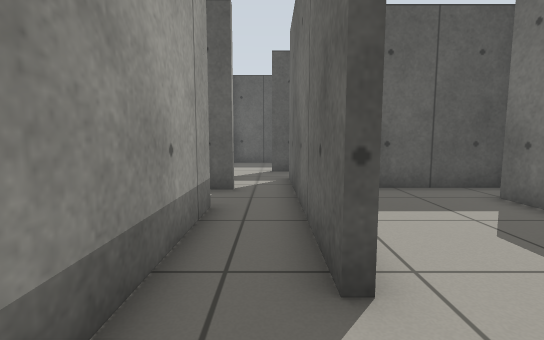
view 1 (above)

16 first-person views from a walk through a world built for the Gazebo simulator. The camera is 0.7 m above the floor, tilts 6° down and sees 85° across. The floor is counted in squares, 0.5 m on a side. Each view is taken from the middle of a square. On the plan, view 1 faces up. The plan holds only what a view shows up to about 14 squares ahead; the rest is blank.

view 2
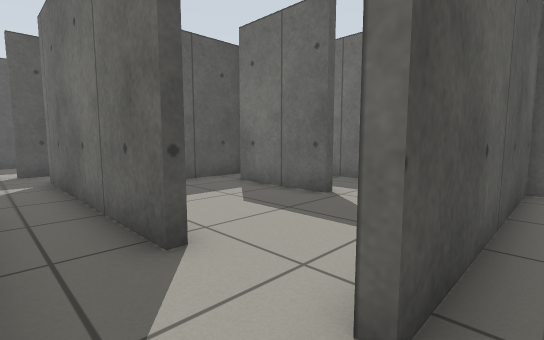

view 3
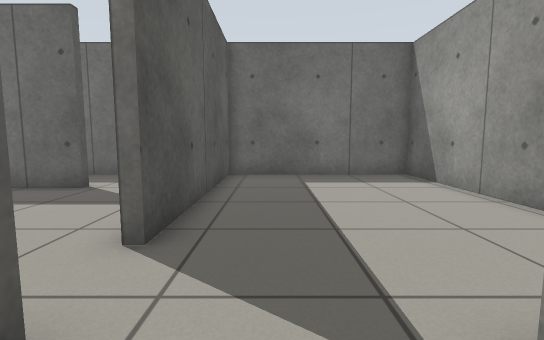

view 4
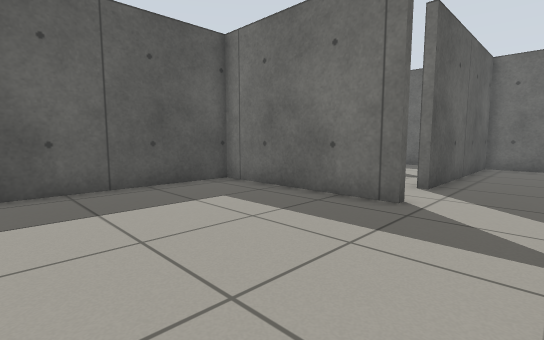

view 5
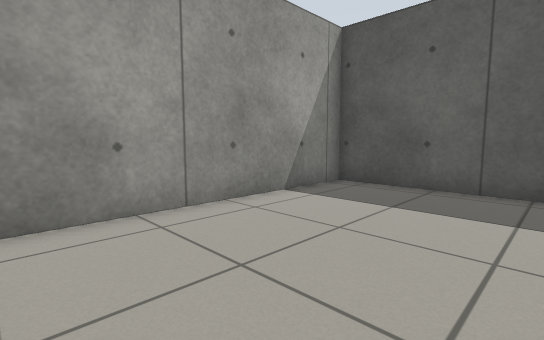

view 6
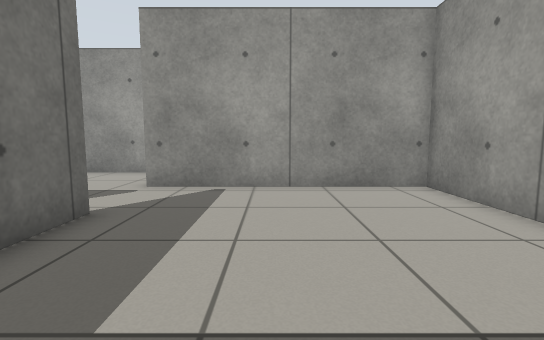

view 7
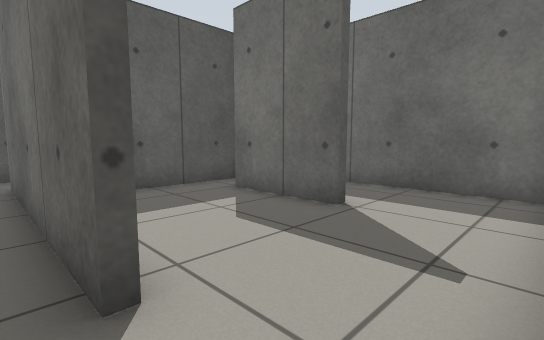

view 8
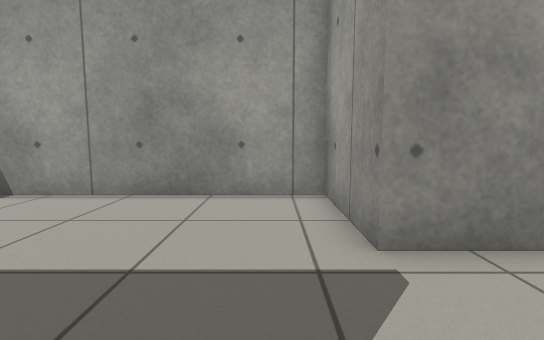

view 9
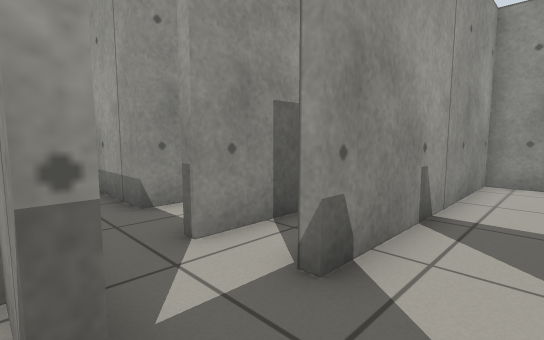

view 10
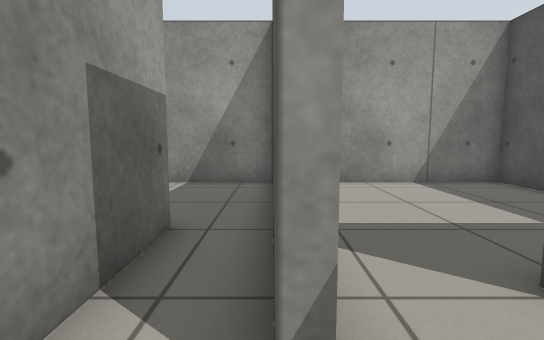

view 11
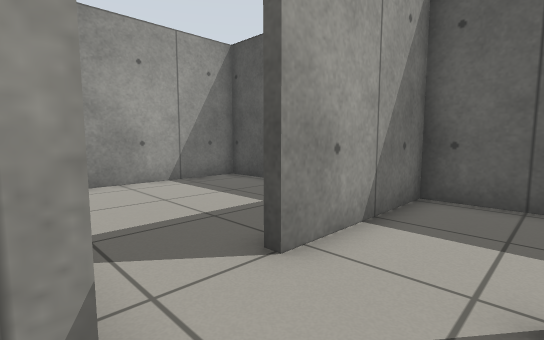

view 12
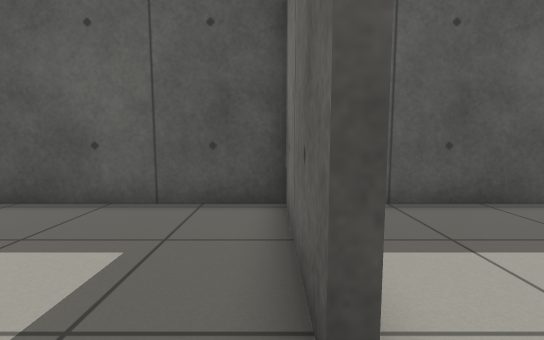

view 13
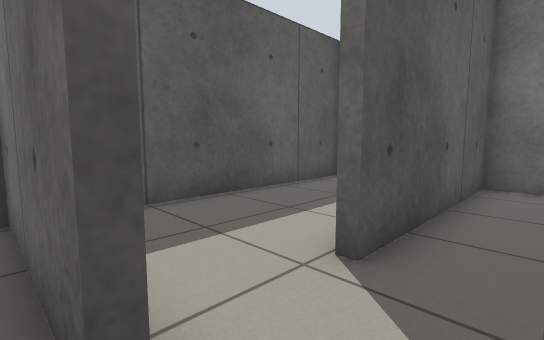

view 14
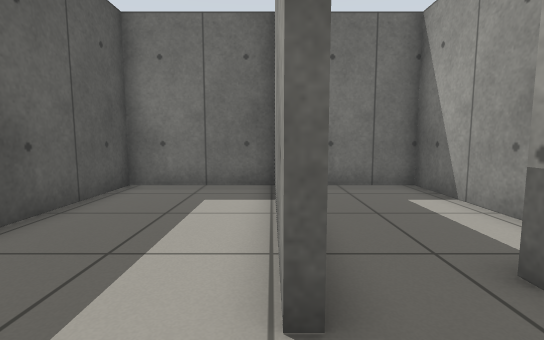

view 15
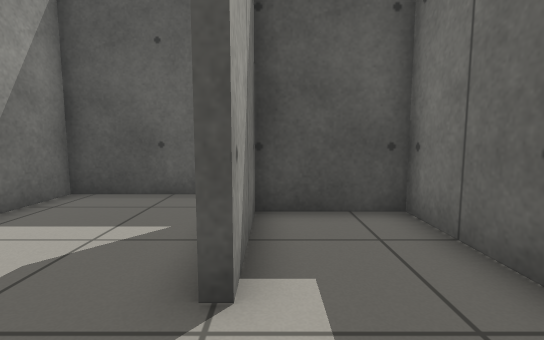

view 16
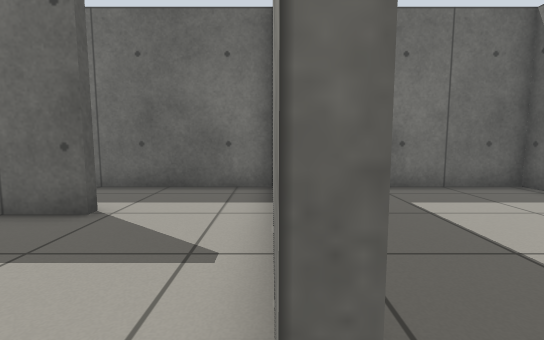

### Floor plan
Ten units are one square. View 1 is at (0, 0); x grows to the right and y downward. Boxes are objects, and circles mark ways between rooms. Rooms are numbered by the first view taken in them; rooms with no view inside come last. Other rooms are left out.
<svg viewBox="-100 -178 191 256">
<path fill="none" stroke="#000" d="M-23 -60 -13 -60 -13 -13M10 -25 6 -25 6 -75M-13 36 -13 73 86 73 86 3 7 3M-16 5 -16 -57 -95 -57 -95 36 -13 36M-24 -135 -24 -125M6 -105 9 -105M-24 -103 -14 -103M15 -125 0 -125 0 -129M-46 -84 -11 -84 -11 -81 -18 -81M-40 -100 -45 -100M-14 -100 -25 -100M-95 -101 -95 -66M6 -75 6 -105M-27 -125 -27 -173 -95 -173 -95 -103 -24 -103M86 1 86 -66 57 -66 57 -34M0 -129 58 -129M69 -129 69 -173 -24 -173 -24 -135M57 -34 54 -34 54 -70M46 0 51 0M7 0 27 0M66 -84 9 -84 9 -64M29 -87 69 -87 69 -125 15 -125M9 -105 9 -86"/>
<circle cx="-5" cy="0" r="3" fill="#2a7"/>
<circle cx="-5" cy="-80" r="3" fill="#2a7"/>
<circle cx="10" cy="-15" r="3" fill="#2a7"/>
<circle cx="-20" cy="20" r="3" fill="#2a7"/>
<circle cx="-5" cy="-100" r="3" fill="#2a7"/>
<circle cx="-30" cy="-115" r="3" fill="#2a7"/>
<circle cx="-10" cy="-130" r="3" fill="#2a7"/>
<circle cx="10" cy="-115" r="3" fill="#2a7"/>
<circle cx="50" cy="-20" r="3" fill="#2a7"/>
<text x="-10" y="-40">1</text>
<text x="30" y="40">2</text>
<text x="-60" y="-10">3</text>
<text x="-10" y="-120">4</text>
<text x="-50" y="-90">5</text>
<text x="-60" y="-140">6</text>
<text x="70" y="-40">7</text>
<text x="20" y="-160">8</text>
<text x="30" y="-40">9</text>
<text x="40" y="-110">10</text>
</svg>
Room 1 opens to room 2. Room 1 opens to room 5. Room 1 opens to room 9. Room 2 opens to room 3. Room 4 opens to room 5. Room 4 opens to room 6. Room 4 opens to room 8. Room 4 opens to room 10. Room 7 opens to room 9.

Where each view was taken, in squares from view 1:
view 1: 0 up, 0 right, facing up
view 2: 1 down, 1 left, facing up-right
view 3: 2 down, 3 left, facing right
view 4: 3 down, 8 left, facing up-right
view 5: 3 down, 4 left, facing up-left
view 6: 5 up, 5 left, facing down
view 7: 0 up, 0 right, facing up-right
view 8: 0 up, 0 right, facing down
view 9: 12 up, 1 right, facing down-left
view 10: 10 up, 0 right, facing left
view 11: 10 up, 0 right, facing up-left
view 12: 11 up, 3 left, facing up
view 13: 11 up, 3 left, facing up-right
view 14: 13 up, 2 left, facing right
view 15: 1 up, 6 right, facing up
view 16: 0 up, 0 right, facing right
